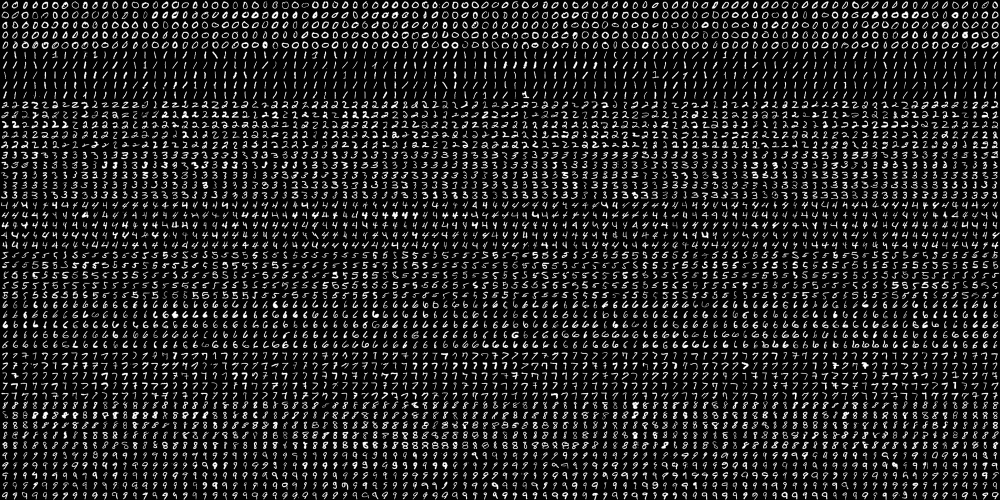
#> input picture utils/digits.png, 2000 x 1000 px, found by its file name (shown at 1/2 size)
$ jupyter execute --allow-errors 'Laboratório_de_Reconhecimento_de_Caracteres.ipynb'   (shell and % lines are left out)
#> lines starting #> are read from the running program, lines starting #| are printed output that depends on the picture
<a href="https://colab.research.google.com/github/wlcosta/es235_pdi/blob/master/25_reconhecimento_caracteres/Laborat%C3%B3rio_de_Reconhecimento_de_Caracteres.ipynb" target="_parent"></a>

# Reconhecimento de caracteres

## OCR usando kNN e OpenCV

Como já é de costume, vamos importar as bibliotecas necessárias

[cell 1]
import numpy as np
import cv2
import matplotlib.pyplot as plt

Nosso objetivo é criar uma aplicação que consiga ler dígitos manuscritos. Baixamos a imagem `digits.png`, que é uma imagem de exemplo do OpenCV. A imagem contém 5000 dígitos manuscritos (500 casos para cada dígito) com imagens de `20x20 pixels`.

Então, vamos localizar essas regiões com os dígitos e recortá-las para preparar nossos conjuntos de teste e treino (250 para cada).

[cell 2]
img = cv2.imread('digits.png')
#> img is the input picture: shape (1000, 2000, 3); min 0, max 255, mean 33.8
gray = cv2.cvtColor(img, cv2.COLOR_BGR2GRAY)
print(img.shape)
#| (1000, 2000, 3)

# De acordo com a documentação, cada imagem é de tamanho 20x20. A imagem terá 5000 células.
cells = [np.hsplit(row, 100) for row in np.vsplit(gray, 50)]
#> cells = 50 items
x = np.array(cells)
print(x.shape) # Deve ser 50, 100, 20, 20
#| (50, 100, 20, 20)

[cell 3]
plt.imshow(x[0][0])
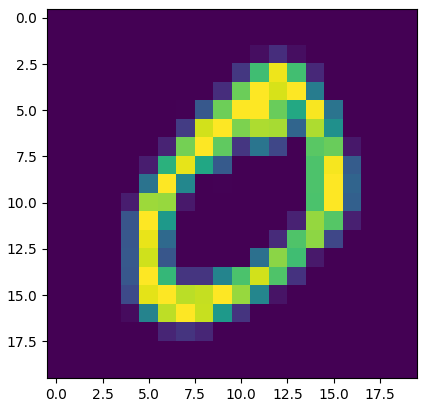
#> figure drawn by matplotlib, 1 panel

Agora, vamos construir os conjuntos de teste e treino. Nesse exemplo, usaremos 50% para cada um.

Você é extremamente encorajado a alterar esses valores e buscar uma melhor taxa de reconhecimento.

[cell 4]
train = x[:,:50].reshape(-1,400).astype(np.float32)
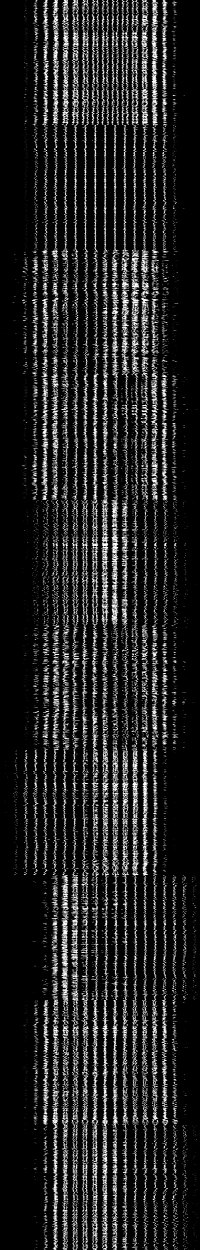
#> train: shape (2500, 400) float32 (shown at 1/2 size); min 0, max 255, mean 33.8
test = x[:,50:100].reshape(-1,400).astype(np.float32)
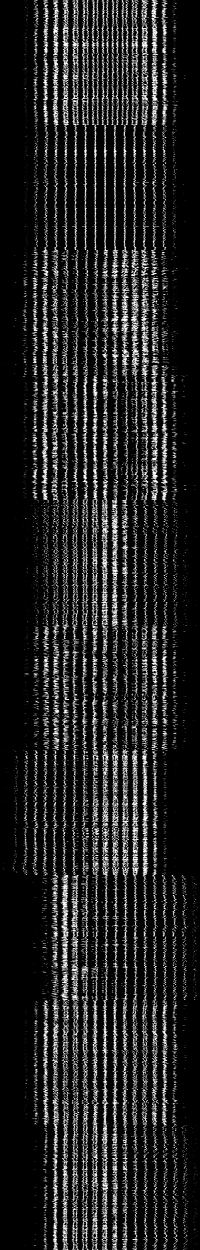
#> test: shape (2500, 400) float32 (shown at 1/2 size); min 0, max 255, mean 33.8
print(train.shape, test.shape)
#| (2500, 400) (2500, 400)

Vamos gerar nossos labels. Lembrando que para aprendizagem supervisionada, precisamos de um par `(x, y)` de dados.

[cell 5]
k = np.arange(10)
train_labels = np.repeat(k,250)[:,np.newaxis]
test_labels = train_labels.copy()
print(train_labels.shape, train_labels[0], train_labels[-1])

Vamos criar nosso modelo e treinar no conjunto de dados.

[cell 6]
knn = cv2.ml.KNearest_create()
knn.train(train, cv2.ml.ROW_SAMPLE, train_labels)
ret, result, neighbours, dict = knn.findNearest(test, k=5)
#> ret = 0; result = 2500 values, max 9 at index 452, min 0 at index 0, mean 4.47; neighbours = 2500 rows, first 6: [0, 0, 0, 0, 0], [0, 0, 0, 0, 0], [0, 0, 0, 0, 0], [0, 0, 5, 5, 5], [0, 0, 0, 0, 0], [0, 0, 0, 0, 0]; dict = 2500 rows, first 6: [361955, 598018, 606136, 608480, 610345], [790595, 959768, 1055851, 1065401, 1068785], [534520, 641045, 681043, 732508, 751514], [943748, 958162, 1052576, 1243297, 1249885], [796400, 841097, 878670, 896978, 960181], [396251, 671587, 715542, 749110, 751370]

Vamos gerar as métricas de acurácia.

[cell 7]
matches = result == test_labels
correct = np.count_nonzero(matches)
#> correct = 2294
accuracy = correct*100.0/result.size
#> accuracy = 91.76
print(accuracy)
#| 91.76

[cell 8]
input = x[np.random.randint(0,50)][np.random.randint(50, 100)]
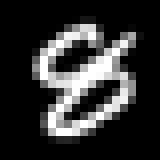
#> input: shape (20, 20) (shown 8 times larger); min 0, max 255, mean 49.7
plt.imshow(input)
ret, result, neighbours, dict = knn.findNearest(input.reshape(-1,400).astype(np.float32), k=5)
#> ret = 8; result = [8]; neighbours = [[8, 3, 5, 8, 6]]; dict = [[1622177, 1647508, 1845391, 1853555, 1893330]]
print(result)
#| [[8.]]

## Abordagem com Tesseract

Vamos instalar o `Pytesseract` e o `tesseract-ocr`.

!wget https://raw.githubusercontent.com/wlcosta/es235_pdi/master/utils/font_test.png

[cell 9]
import pytesseract
from PIL import Image

[cell 10]
img = Image.open('font_test.png')
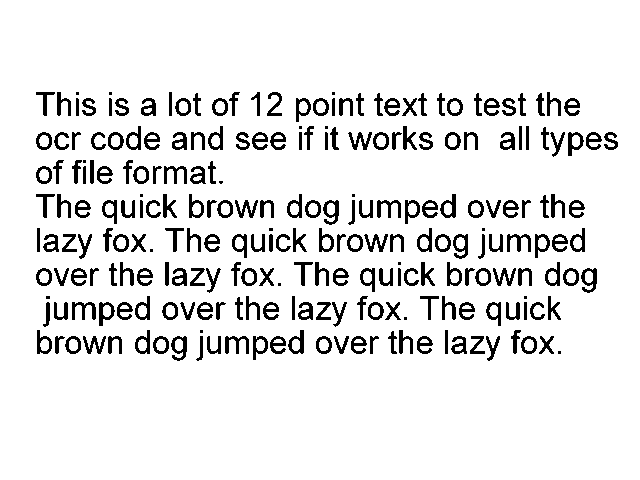
#> input picture utils/font_test.png, 640 x 480 px, found by its file name
#> img is the input picture: PIL image 640x480 RGBA; mean R, G, B, A 230.9, 230.9, 230.9, 255
#> (the rest of this cell did not finish here and is left out)

[cell 11]
plt.imshow(img)

#> (a cell that did not finish here is left out)

[cell 13]
imagem = "invoice-sample" #@param ["alice", "cardapio", "table", "invoice-sample"]
filename = imagem+".jpg"

img = Image.open(filename)
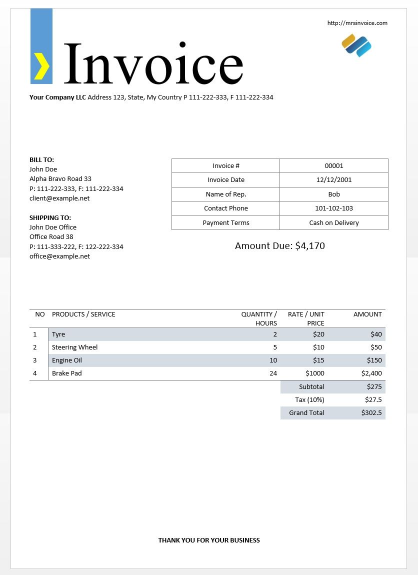
#> input picture utils/more_tesseract/invoice-sample.jpg, 835 x 1150 px, found by its file name (shown at 1/2 size)
#> img is the input picture: PIL image 835x1150 RGB; mean R, G, B 245.1, 245.9, 246.4
#> (the rest of this cell did not finish here and is left out)
